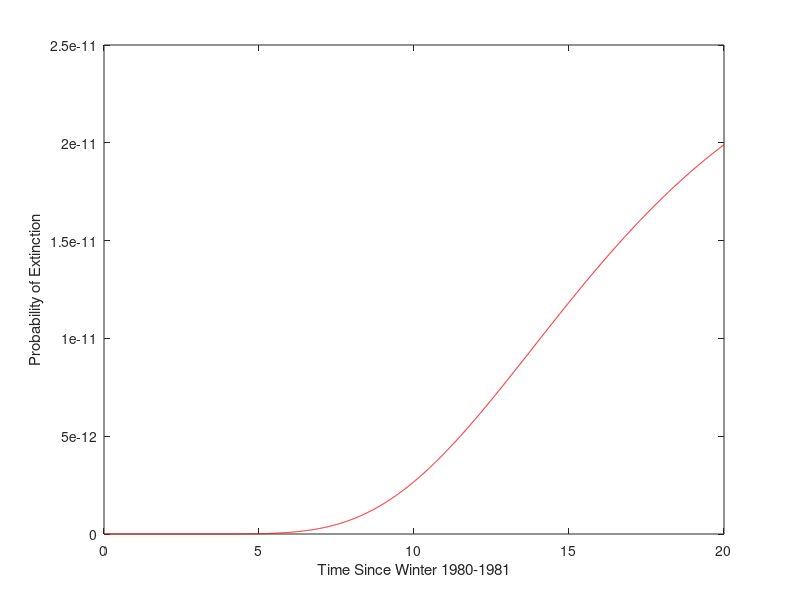

Source code (MATLAB):
%This calculates the probability of 
% extinction using the formula in 5.6.2
% of de Vries

%{
Here are the 3 situations where I calculated
probability of extinction. uncomment whichever
line is currently relevant and comment out the rest
%}

%pre-1991 data from stochastic model
%birthRate = 0.075; deathRate = 0.045; n0value = 4;

%post-1991 data from stochastic model
%deathRate=0.01; birthRate=0.21; n0value = 18;

%yellowstone wolves
birthRate = 0.2813; deathRate = 0.0883; n0value = 21;


%{
Here I made the graph of probability of extinction
and had Matlab output the overall probability
%}

%this will do a plot of probability of extinction
%   versus time
rValue = birthRate-deathRate;
tt = 0:0.01:20;
pValsNumer = deathRate.*(1-exp(-rValue.*tt));
pValsDenom = birthRate - deathRate.*exp(-rValue.*tt);
pVals = (pValsNumer./pValsDenom).^n0value;
plot(tt,pVals,'r-')
xlabel('Time Since Winter 1980-1981');
ylabel('Probability of Extinction');

%this outputs the overall probability of extinction
probExtinction = (deathRate/birthRate)^n0value